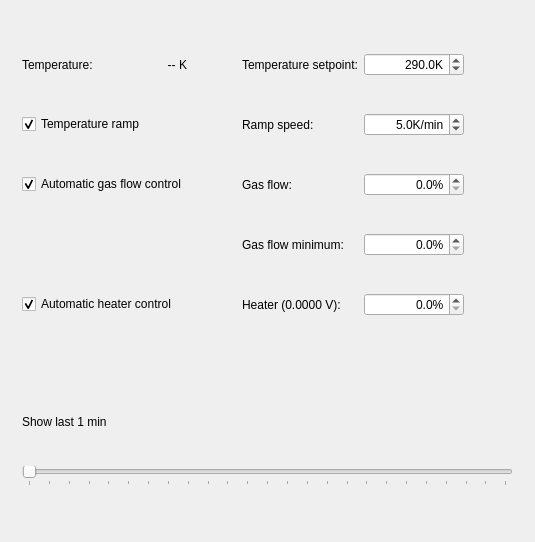
<?xml version="1.0" encoding="UTF-8"?>
<ui version="4.0">
 <class>Form</class>
 <widget class="QWidget" name="Form">
  <property name="geometry">
   <rect>
    <x>0</x>
    <y>0</y>
    <width>535</width>
    <height>542</height>
   </rect>
  </property>
  <property name="sizePolicy">
   <sizepolicy hsizetype="Expanding" vsizetype="Expanding">
    <horstretch>0</horstretch>
    <verstretch>0</verstretch>
   </sizepolicy>
  </property>
  <property name="windowTitle">
   <string>Form</string>
  </property>
  <widget class="QWidget" name="">
   <property name="geometry">
    <rect>
     <x>12</x>
     <y>12</y>
     <width>511</width>
     <height>521</height>
    </rect>
   </property>
   <layout class="QGridLayout" name="gridLayout_0">
    <property name="leftMargin">
     <number>10</number>
    </property>
    <property name="topMargin">
     <number>10</number>
    </property>
    <property name="rightMargin">
     <number>10</number>
    </property>
    <property name="bottomMargin">
     <number>10</number>
    </property>
    <item row="7" column="0" colspan="7">
     <widget class="QLabel" name="timeLabel">
      <property name="sizePolicy">
       <sizepolicy hsizetype="Preferred" vsizetype="Maximum">
        <horstretch>0</horstretch>
        <verstretch>0</verstretch>
       </sizepolicy>
      </property>
      <property name="text">
       <string>Show last 1 min</string>
      </property>
     </widget>
    </item>
    <item row="0" column="3" rowspan="5">
     <spacer name="horizontalSpacer_1">
      <property name="orientation">
       <enum>Qt::Horizontal</enum>
      </property>
      <property name="sizeType">
       <enum>QSizePolicy::Expanding</enum>
      </property>
      <property name="sizeHint" stdset="0">
       <size>
        <width>4</width>
        <height>0</height>
       </size>
      </property>
     </spacer>
    </item>
    <item row="2" column="5">
     <widget class="ReadingDSpinBox" name="gf1_edit">
      <property name="minimumSize">
       <size>
        <width>100</width>
        <height>0</height>
       </size>
      </property>
      <property name="alignment">
       <set>Qt::AlignRight|Qt::AlignTrailing|Qt::AlignVCenter</set>
      </property>
      <property name="suffix">
       <string>%</string>
      </property>
      <property name="decimals">
       <number>1</number>
      </property>
      <property name="minimum">
       <double>0.000000000000000</double>
      </property>
      <property name="maximum">
       <double>100.000000000000000</double>
      </property>
      <property name="value">
       <double>0.000000000000000</double>
      </property>
     </widget>
    </item>
    <item row="5" column="0" colspan="7">
     <widget class="QLabel" name="alarm_label">
      <property name="sizePolicy">
       <sizepolicy hsizetype="Preferred" vsizetype="Maximum">
        <horstretch>0</horstretch>
        <verstretch>0</verstretch>
       </sizepolicy>
      </property>
      <property name="minimumSize">
       <size>
        <width>0</width>
        <height>25</height>
       </size>
      </property>
      <property name="styleSheet">
       <string notr="true">color: red</string>
      </property>
      <property name="text">
       <string/>
      </property>
      <property name="alignment">
       <set>Qt::AlignBottom|Qt::AlignLeading|Qt::AlignLeft</set>
      </property>
     </widget>
    </item>
    <item row="1" column="0" colspan="3">
     <widget class="QCheckBox" name="r2_checkbox">
      <property name="text">
       <string>Temperature ramp</string>
      </property>
      <property name="checked">
       <bool>true</bool>
      </property>
     </widget>
    </item>
    <item row="0" column="5">
     <widget class="ReadingDSpinBox" name="t2_edit">
      <property name="minimumSize">
       <size>
        <width>100</width>
        <height>0</height>
       </size>
      </property>
      <property name="alignment">
       <set>Qt::AlignRight|Qt::AlignTrailing|Qt::AlignVCenter</set>
      </property>
      <property name="suffix">
       <string>K</string>
      </property>
      <property name="decimals">
       <number>1</number>
      </property>
      <property name="minimum">
       <double>4.000000000000000</double>
      </property>
      <property name="maximum">
       <double>300.000000000000000</double>
      </property>
      <property name="value">
       <double>290.000000000000000</double>
      </property>
     </widget>
    </item>
    <item row="0" column="0">
     <widget class="QLabel" name="t1_label">
      <property name="maximumSize">
       <size>
        <width>90</width>
        <height>16777215</height>
       </size>
      </property>
      <property name="text">
       <string>Temperature:</string>
      </property>
     </widget>
    </item>
    <item row="4" column="0" colspan="3">
     <widget class="QCheckBox" name="h2_checkbox">
      <property name="text">
       <string>Automatic heater control</string>
      </property>
      <property name="checked">
       <bool>true</bool>
      </property>
     </widget>
    </item>
    <item row="8" column="0" colspan="7">
     <widget class="QSlider" name="horizontalSlider">
      <property name="minimum">
       <number>1</number>
      </property>
      <property name="maximum">
       <number>1440</number>
      </property>
      <property name="orientation">
       <enum>Qt::Horizontal</enum>
      </property>
      <property name="tickPosition">
       <enum>QSlider::TicksBelow</enum>
      </property>
      <property name="tickInterval">
       <number>60</number>
      </property>
     </widget>
    </item>
    <item row="1" column="4">
     <widget class="QLabel" name="r1_label">
      <property name="text">
       <string>Ramp speed:</string>
      </property>
     </widget>
    </item>
    <item row="1" column="5">
     <widget class="ReadingDSpinBox" name="r1_edit">
      <property name="minimumSize">
       <size>
        <width>100</width>
        <height>0</height>
       </size>
      </property>
      <property name="alignment">
       <set>Qt::AlignRight|Qt::AlignTrailing|Qt::AlignVCenter</set>
      </property>
      <property name="suffix">
       <string>K/min</string>
      </property>
      <property name="decimals">
       <number>1</number>
      </property>
      <property name="minimum">
       <double>0.000000000000000</double>
      </property>
      <property name="maximum">
       <double>20.000000000000000</double>
      </property>
      <property name="value">
       <double>5.000000000000000</double>
      </property>
     </widget>
    </item>
    <item row="2" column="4">
     <widget class="QLabel" name="gf1_label">
      <property name="text">
       <string>Gas flow:</string>
      </property>
     </widget>
    </item>
    <item row="0" column="1" colspan="2">
     <widget class="QLabel" name="t1_reading">
      <property name="minimumSize">
       <size>
        <width>60</width>
        <height>0</height>
       </size>
      </property>
      <property name="text">
       <string>-- K</string>
      </property>
      <property name="alignment">
       <set>Qt::AlignRight|Qt::AlignTrailing|Qt::AlignVCenter</set>
      </property>
     </widget>
    </item>
    <item row="3" column="5">
     <widget class="ReadingDSpinBox" name="gf3_edit">
      <property name="minimumSize">
       <size>
        <width>100</width>
        <height>0</height>
       </size>
      </property>
      <property name="alignment">
       <set>Qt::AlignRight|Qt::AlignTrailing|Qt::AlignVCenter</set>
      </property>
      <property name="suffix">
       <string>%</string>
      </property>
      <property name="decimals">
       <number>1</number>
      </property>
     </widget>
    </item>
    <item row="4" column="4">
     <widget class="QLabel" name="h1_label">
      <property name="text">
       <string>Heater (0.0000 V):</string>
      </property>
     </widget>
    </item>
    <item row="0" column="6" rowspan="5">
     <spacer name="horizontalSpacer_2">
      <property name="orientation">
       <enum>Qt::Horizontal</enum>
      </property>
      <property name="sizeType">
       <enum>QSizePolicy::Expanding</enum>
      </property>
      <property name="sizeHint" stdset="0">
       <size>
        <width>0</width>
        <height>0</height>
       </size>
      </property>
     </spacer>
    </item>
    <item row="4" column="5">
     <widget class="ReadingDSpinBox" name="h1_edit">
      <property name="minimumSize">
       <size>
        <width>100</width>
        <height>0</height>
       </size>
      </property>
      <property name="alignment">
       <set>Qt::AlignRight|Qt::AlignTrailing|Qt::AlignVCenter</set>
      </property>
      <property name="suffix">
       <string>%</string>
      </property>
      <property name="decimals">
       <number>1</number>
      </property>
      <property name="minimum">
       <double>0.000000000000000</double>
      </property>
      <property name="maximum">
       <double>100.000000000000000</double>
      </property>
      <property name="value">
       <double>0.000000000000000</double>
      </property>
     </widget>
    </item>
    <item row="2" column="0" colspan="3">
     <widget class="QCheckBox" name="gf2_checkbox">
      <property name="text">
       <string>Automatic gas flow control</string>
      </property>
      <property name="checked">
       <bool>true</bool>
      </property>
     </widget>
    </item>
    <item row="0" column="4">
     <widget class="QLabel" name="t2_label">
      <property name="text">
       <string>Temperature setpoint:</string>
      </property>
     </widget>
    </item>
    <item row="3" column="4">
     <widget class="QLabel" name="gf3_label">
      <property name="text">
       <string>Gas flow minimum:</string>
      </property>
     </widget>
    </item>
    <item row="6" column="0" colspan="7">
     <layout class="QGridLayout" name="gridLayoutCanvas"/>
    </item>
   </layout>
  </widget>
 </widget>
 <customwidgets>
  <customwidget>
   <class>ReadingDSpinBox</class>
   <extends>QDoubleSpinBox</extends>
   <header>mercurygui.pyqt_labutils.scientific_spinbox.h</header>
  </customwidget>
 </customwidgets>
 <resources/>
 <connections/>
</ui>
